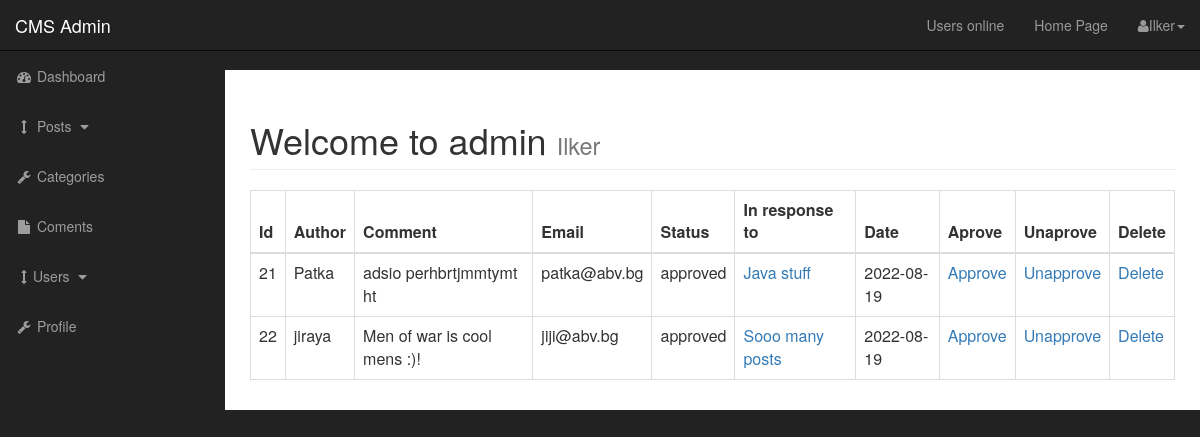
/admin/comments.php (signed in), run on the app's committed database.
### tables this page shows
CREATE TABLE `comments` (
  `comment_id` int(3) NOT NULL,
  `comment_post_id` int(3) NOT NULL,
  `comment_author` varchar(255) NOT NULL,
  `comment_email` varchar(255) NOT NULL,
  `comment_content` text NOT NULL,
  `comment_status` varchar(255) NOT NULL,
  `comment_date` date NOT NULL
);

CREATE TABLE `posts` (
  `post_id` int(3) NOT NULL,
  `post_category_id` int(3) NOT NULL,
  `post_title` varchar(255) NOT NULL,
  `post_author` varchar(255) NOT NULL,
  `post_user` varchar(255) NOT NULL,
  `post_date` date NOT NULL,
  `post_picture` text NOT NULL,
  `post_content` text NOT NULL,
  `post_tags` varchar(255) NOT NULL,
  `post_comment_count` int(11) NOT NULL,
  `post_status` varchar(255) NOT NULL DEFAULT 'draft',
  `post_views_count` int(11) NOT NULL
);

### admin/functions.php (called while the page is built, shortened)
<?php
function escape($string){
    global $connection;
return mysqli_real_escape_string($connection, trim($string));
}
?>

### admin/includes/view_all_comments.php (the view, shortened to what this page needs)
<table class="table table-bordered table-hover">
                            <thead>
                                <tr>
                                    <th>Id</th>
                                    <th>Author</th>
                                    <th>Comment</th>
                                    <th>Email</th>
                                    <th>Status</th>
                                    <th>In response to</th>
                                    <th>Date</th>
                                    <th>Aprove</th>
                                    <th>Unaprove</th>
                                    <th>Delete</th>
                                </tr>
                            </thead>
                            <tbody>
                            <?php
                            $query = "SELECT * FROM comments";
                            $select_comments = mysqli_query($connection, $query);
                            while($row = mysqli_fetch_assoc($select_comments)){
                                $comment_id = escape($row['comment_id']);
                                $comment_post_id = escape($row['comment_post_id']);
                                $comment_author = escape($row['comment_author']);
                                $comment_content = escape($row['comment_content']);
                                $comment_email = escape($row['comment_email']);
                                $comment_status = escape($row['comment_status']);
                                $comment_date = escape($row['comment_date']);
                                echo "<tr>";
                                echo "<td>{$comment_id}</td>";
                                echo "<td>{$comment_author}</td>";
                                echo "<td>{$comment_content}</td>";
                                echo "<td>{$comment_email}</td>";
                                echo "<td>{$comment_status}</td>";
                                $query = "SELECT * FROM posts WHERE post_id = $comment_post_id";
                                $select_post_id_query = mysqli_query($connection, $query);
                                while($row = mysqli_fetch_assoc($select_post_id_query)){
                                    $post_id = escape($row['post_id']);
                                    $post_title = escape($row['post_title']);
                                    echo "<td><a href='../post.php?p_id=$post_id'>$post_title</a></td>";
                                }
                                echo "<td>{$comment_date}</td>";
                                echo "<td><a href='comments.php?approve=$comment_id'>Approve</a></td>";
                                echo "<td><a href='comments.php?unapprove=$comment_id'>Unapprove</a></td>";
                                echo "<td><a href='comments.php?delete=$comment_id'>Delete</a></td>";
                                echo "</tr>";
                            }
                            ?>
                        </tbody>
                        </table>

### admin/includes/admin_header.php (shortened to what this page needs)
<?php include "../includes/db.php"; ?>
<?php include "functions.php"; ?>
<!DOCTYPE html>
<html lang="en">
<head>
    <link href="css/bootstrap.min.css" rel="stylesheet">
    <link href="css/sb-admin.css" rel="stylesheet">
    <link href="css/styles.css" rel="stylesheet">
    <link href="font-awesome/css/font-awesome.min.css" rel="stylesheet" type="text/css">
    <link href="css/styles.css" rel="stylesheet">
    <link rel="stylesheet" href="css/summernote.css" class="css">
</head>
<body>

### admin/comments.php (shortened to what this page needs)
<?php include "includes/admin_header.php"; ?>
    <div id="wrapper">
      <?php include "includes/Admin_navigation.php"; ?>
        <div id="page-wrapper">
            <div class="container-fluid">
                <div class="row">
                    <div class="col-lg-12">
                    <h1 class="page-header">
                            Welcome to admin
                            <small><?php echo $_SESSION['username']; ?></small>
                        </h1>
                        <?php
                        if(isset($_GET['source'])){
                        $source = $_GET['source'];
                        } else {
                            $source = '';
                        }
                        switch($source){
                            default:
                                include "includes/view_all_comments.php";
                                break;
                        }
                        ?>
                    </div>
                 </div>
            </div>
        </div>
    </div>
<?php include "includes/admin_footer.php"; ?>

### admin/includes/admin_navigation.php (shortened to what this page needs)
<nav class="navbar navbar-inverse navbar-fixed-top" role="navigation">
          <div class="navbar-header">
              <a class="navbar-brand" href="index.php">CMS Admin</a>
          </div>
          <ul class="nav navbar-right top-nav">
          <li><a href="../index.php">Users online <span class="usersonline"></span></a></li>
              <li><a href="../index.php">Home Page</a></li>
              <li class="dropdown">
                  <a href="#" class="dropdown-toggle" data-toggle="dropdown"><i class="fa fa-user"></i><?php if(isset($_SESSION['username'])) echo $_SESSION['username']; ?><b class="caret"></b></a>
              </li>
          </ul>
          <div class="collapse navbar-collapse navbar-ex1-collapse">
              <ul class="nav navbar-nav side-nav">
                  <li>
                      <a href="index.php"><i class="fa fa-fw fa-dashboard"></i> Dashboard</a>
                  </li>
                  <li>
                      <a href="javascript:;" data-toggle="collapse" data-target="#posts_dropdown"><i class="fa fa-fw fa-arrows-v"></i> Posts <i class="fa fa-fw fa-caret-down"></i></a>
                  </li>
                  <li>
                      <a href="./categories.php"><i class="fa fa-fw fa-wrench"></i> Categories</a>
                  </li>
                  <li class="">
                      <a href="./comments.php"><i class="fa fa-fw fa-file"></i> Coments</a>
                  </li>
                  <li>
                      <a href="javascript:;" data-toggle="collapse" data-target="#demo"><i class="fa fa-fw fa-arrows-v"></i>Users  <i class="fa fa-fw fa-caret-down"></i></a>
                  </li>
                  <li>
                      <a href="profile.php"><i class="fa fa-fw fa-wrench"></i> Profile</a>
                  </li>
              </ul>
          </div>
      </nav>

### admin/includes/admin_footer.php (shortened to what this page needs)
</body>
</html>

### admin/css/sb-admin.css (style rules this page uses)
body { margin-top: 100px; background-color: #222; }
@media (min-width:768px) { body { margin-top: 50px; } }
#wrapper { padding-left: 0; }
#page-wrapper { width: 100%; padding: 0; background-color: #fff; }
@media (min-width:768px) { #wrapper { padding-left: 225px; } }
@media (min-width:768px) { #page-wrapper { padding: 10px; } }
.top-nav { padding: 0 15px; }
.top-nav>li { display: inline-block; float: left; }
.top-nav>li>a { padding-top: 15px; padding-bottom: 15px; line-height: 20px; color: #999; }
@media (min-width:768px) { .side-nav { position: fixed; top: 51px; left: 225px; width: 225px; margin-left: -225px; border: none; border-radius: 0; overflow-y: auto; background-color: #222; } }
@media (min-width:768px) { .side-nav>li>a { width: 225px; } }

### data on the page
comments: comment_id "21", comment_author "Patka", comment_content "adsio perhbrtjmmtymt ht", comment_email "patka@abv.bg", comment_status "approved", comment_date "2022-08-19"
posts: post_title "Java stuff"
comments: comment_id "22", comment_author "jiraya", comment_content "Men of war is cool mens :)!", comment_email "jiji@abv.bg", comment_status "approved", comment_date "2022-08-19"
posts: post_title "Sooo many posts"

### other printed values
$_SESSION['username'] "Ilker"
